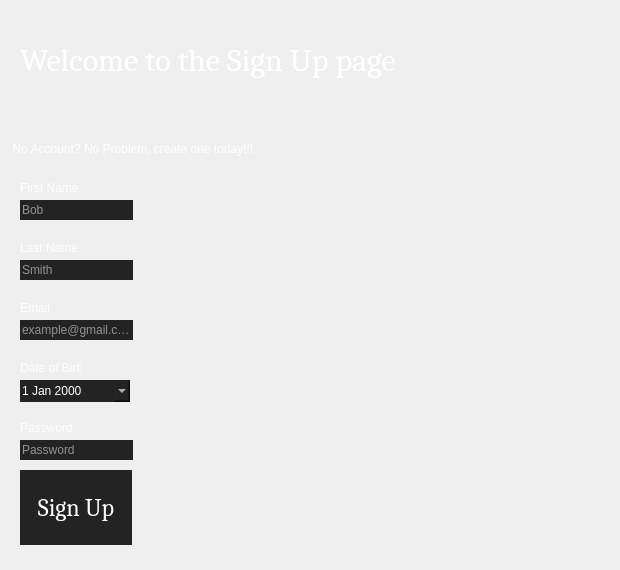
            <widget class="QWidget" name="page_signup">
             <widget class="QLabel" name="label_7">
              <property name="geometry">
               <rect>
                <x>20</x>
                <y>10</y>
                <width>401</width>
                <height>101</height>
               </rect>
              </property>
              <property name="font">
               <font>
                <family>Cambria</family>
                <pointsize>24</pointsize>
               </font>
              </property>
              <property name="styleSheet">
               <string notr="true">color: rgb(255, 255, 255);</string>
              </property>
              <property name="text">
               <string>Welcome to the Sign Up page</string>
              </property>
             </widget>
             <widget class="QGroupBox" name="groupBox_3">
              <property name="geometry">
               <rect>
                <x>10</x>
                <y>140</y>
                <width>601</width>
                <height>421</height>
               </rect>
              </property>
              <property name="styleSheet">
               <string notr="true">color: rgb(255, 255, 255);
border: none;</string>
              </property>
              <property name="title">
               <string>No Account? No Problem, create one today!!!</string>
              </property>
              <widget class="QLineEdit" name="first">
               <property name="geometry">
                <rect>
                 <x>10</x>
                 <y>60</y>
                 <width>113</width>
                 <height>20</height>
                </rect>
               </property>
               <property name="styleSheet">
                <string notr="true">background-color: rgb(35, 35, 35);</string>
               </property>
               <property name="text">
                <string/>
               </property>
               <property name="placeholderText">
                <string>Bob</string>
               </property>
              </widget>
              <widget class="QLineEdit" name="password">
               <property name="geometry">
                <rect>
                 <x>10</x>
                 <y>300</y>
                 <width>113</width>
                 <height>20</height>
                </rect>
               </property>
               <property name="styleSheet">
                <string notr="true">background-color: rgb(35, 35, 35);</string>
               </property>
               <property name="placeholderText">
                <string>Password</string>
               </property>
              </widget>
              <widget class="QLineEdit" name="email">
               <property name="geometry">
                <rect>
                 <x>10</x>
                 <y>180</y>
                 <width>113</width>
                 <height>20</height>
                </rect>
               </property>
               <property name="styleSheet">
                <string notr="true">background-color: rgb(35, 35, 35);</string>
               </property>
               <property name="placeholderText">
                <string>example@gmail.com</string>
               </property>
              </widget>
              <widget class="QDateEdit" name="dateEdit">
               <property name="geometry">
                <rect>
                 <x>10</x>
                 <y>240</y>
                 <width>110</width>
                 <height>22</height>
                </rect>
               </property>
               <property name="styleSheet">
                <string notr="true">background-color: rgb(35, 35, 35);
border: none;</string>
               </property>
               <property name="frame">
                <bool>false</bool>
               </property>
               <property name="accelerated">
                <bool>false</bool>
               </property>
               <property name="calendarPopup">
                <bool>true</bool>
               </property>
              </widget>
              <widget class="QLineEdit" name="last">
               <property name="geometry">
                <rect>
                 <x>10</x>
                 <y>120</y>
                 <width>113</width>
                 <height>20</height>
                </rect>
               </property>
               <property name="styleSheet">
                <string notr="true">background-color: rgb(35, 35, 35);</string>
               </property>
               <property name="text">
                <string/>
               </property>
               <property name="placeholderText">
                <string>Smith</string>
               </property>
              </widget>
              <widget class="QLabel" name="label_8">
               <property name="geometry">
                <rect>
                 <x>10</x>
                 <y>40</y>
                 <width>61</width>
                 <height>16</height>
                </rect>
               </property>
               <property name="text">
                <string>First Name</string>
               </property>
              </widget>
              <widget class="QLabel" name="label_9">
               <property name="geometry">
                <rect>
                 <x>10</x>
                 <y>220</y>
                 <width>61</width>
                 <height>16</height>
                </rect>
               </property>
               <property name="text">
                <string>Date of Birth</string>
               </property>
              </widget>
              <widget class="QLabel" name="label_10">
               <property name="geometry">
                <rect>
                 <x>10</x>
                 <y>160</y>
                 <width>61</width>
                 <height>16</height>
                </rect>
               </property>
               <property name="text">
                <string>Email</string>
               </property>
              </widget>
              <widget class="QLabel" name="label_11">
               <property name="geometry">
                <rect>
                 <x>10</x>
                 <y>100</y>
                 <width>61</width>
                 <height>16</height>
                </rect>
               </property>
               <property name="text">
                <string>Last Name</string>
               </property>
              </widget>
              <widget class="QLabel" name="label_12">
               <property name="geometry">
                <rect>
                 <x>10</x>
                 <y>280</y>
                 <width>61</width>
                 <height>16</height>
                </rect>
               </property>
               <property name="text">
                <string>Password</string>
               </property>
              </widget>
              <widget class="QPushButton" name="btn_signup_2">
               <property name="geometry">
                <rect>
                 <x>10</x>
                 <y>330</y>
                 <width>112</width>
                 <height>75</height>
                </rect>
               </property>
               <property name="sizePolicy">
                <sizepolicy hsizetype="Minimum" vsizetype="Minimum">
                 <horstretch>0</horstretch>
                 <verstretch>0</verstretch>
                </sizepolicy>
               </property>
               <property name="minimumSize">
                <size>
                 <width>100</width>
                 <height>75</height>
                </size>
               </property>
               <property name="maximumSize">
                <size>
                 <width>112</width>
                 <height>75</height>
                </size>
               </property>
               <property name="font">
                <font>
                 <family>Cambria</family>
                 <pointsize>18</pointsize>
                </font>
               </property>
               <property name="styleSheet">
                <string notr="true">QPushButton {	
	border: none;
	background-color: rgb(35, 35, 35);
   color: rgb(255, 255, 255);
}
QPushButton:hover {
	background-color: rgb(0, 170, 255);
}
</string>
               </property>
               <property name="text">
                <string>Sign Up</string>
               </property>
               <property name="icon">
                <iconset resource="icons.qrc">
                 <normaloff>:/icons/cil-user-follow.png</normaloff>:/icons/cil-user-follow.png</iconset>
               </property>
              </widget>
             </widget>
            </widget>
